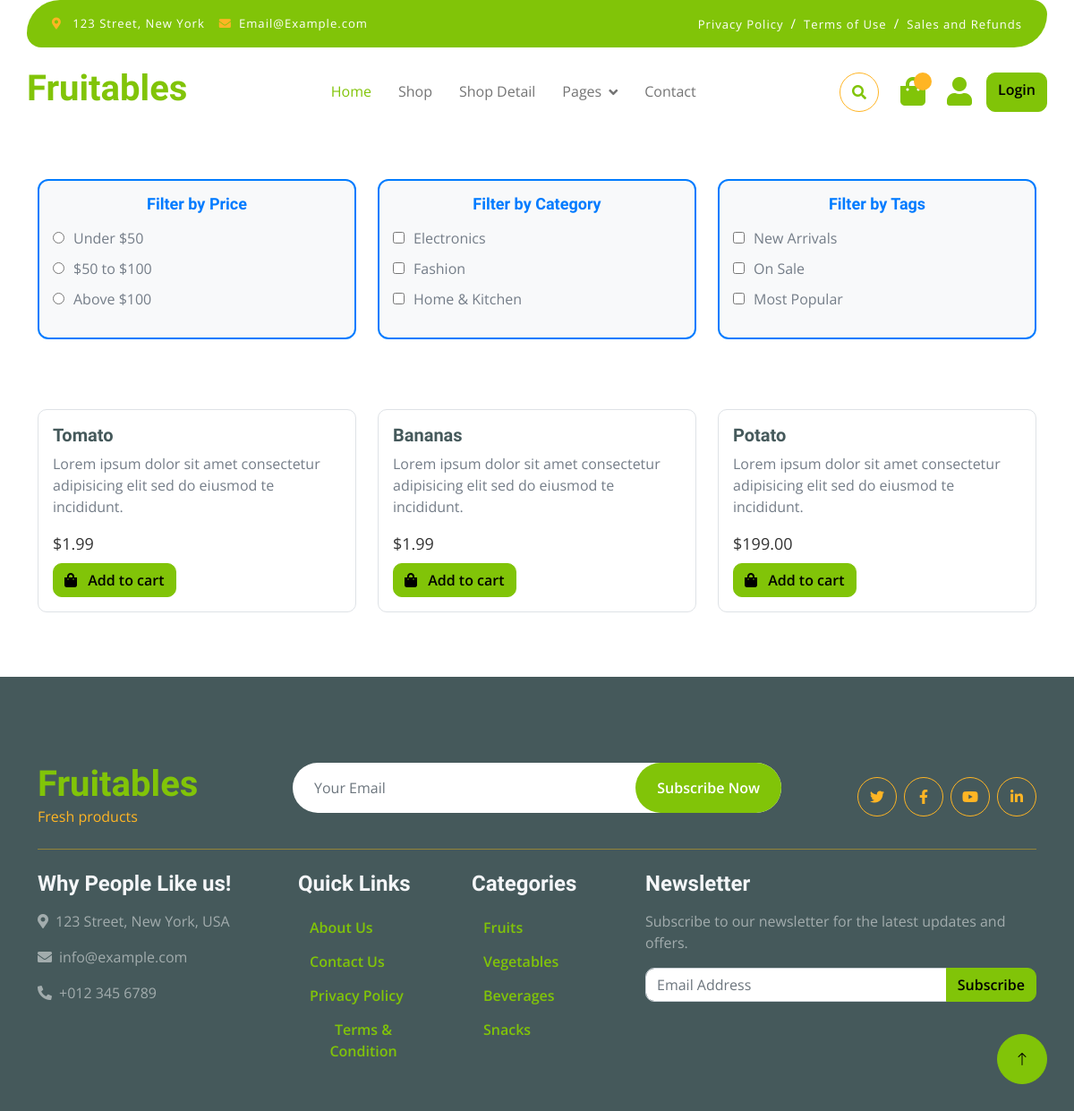
The app's page /product/ with its own data.
### core/models.py (models this page shows, shortened)
class Product(models.Model):
    pid = ShortUUIDField(unique=True, length=10,max_length=20,prefix="cat",alphabet="sbjahdnck")
    title = models.CharField(max_length=100,default="Tomato")
    image = models.ImageField(upload_to=user_directory_path, default="vegetable-item-1.jpg")
    description = models.TextField(null=True, blank=True, default="This is the product")
    user = models.ForeignKey(User,on_delete=models.SET_NULL,null=True)
    category = models.ForeignKey(Category,on_delete=models.SET_NULL,null=True,related_name="category")
    price = models.DecimalField(max_digits=9999999999,decimal_places=2,default=1.99)
    old_price = models.DecimalField(max_digits=9999999999,decimal_places=2,default=1.99)
    specifications = models.TextField(null=True, blank=True)
    product_status = models.CharField(choices=STATUS, max_length=10,default="in_review")
    status = models.BooleanField(default=True)
    in_stock = models.BooleanField(default=True)
    featured = models.BooleanField(default=True)
    digital = models.BooleanField(default=True)
    sku = ShortUUIDField(unique=True, length=4, max_length=10, prefix = "sku", alphabet = "1234567890")
    date = models.DateTimeField(auto_now_add=True)
    updated = models.DateTimeField(null=True, blank=True)
    class Meta:
        verbose_name_plural = "Products"

### core/views.py (the view)
# urls.py: path('product/',views.product_list_view,name="product-list"),
def product_list_view(request):
    products = Product.objects.filter(product_status="published",featured=True)
    context = {
        "products":products
    }
    return  render(request,"core/product-list.html",context)

### templates/core/product-list.html
{% extends 'partials/base.html' %}
{% load static %}
{% block content %}
<div class="container" style="margin-top: 200px;">
    <div class="row mb-5">
        <div class="col-md-4">
            <div class="filter-group">
                <h3 class="text-center">Filter by Price</h3>
                <ul>
                    <li><input type="radio" id="price1" name="price" value="under50"> <label for="price1">Under $50</label></li>
                    <li><input type="radio" id="price2" name="price" value="50to100"> <label for="price2">$50 to $100</label></li>
                    <li><input type="radio" id="price3" name="price" value="above100"> <label for="price3">Above $100</label></li>
                </ul>
            </div>
        </div>
        <div class="col-md-4">
            <div class="filter-group">
                <h3 class="text-center">Filter by Category</h3>
                <ul>
                    <li><input type="checkbox" id="category1" name="category" value="electronics"> <label for="category1">Electronics</label></li>
                    <li><input type="checkbox" id="category2" name="category" value="fashion"> <label for="category2">Fashion</label></li>
                    <li><input type="checkbox" id="category3" name="category" value="home"> <label for="category3">Home & Kitchen</label></li>
                </ul>
            </div>
        </div>
        <div class="col-md-4">
            <div class="filter-group">
                <h3 class="text-center">Filter by Tags</h3>
                <ul>
                    <li><input type="checkbox" id="tag1" name="tag" value="new"> <label for="tag1">New Arrivals</label></li>
                    <li><input type="checkbox" id="tag2" name="tag" value="sale"> <label for="tag2">On Sale</label></li>
                    <li><input type="checkbox" id="tag3" name="tag" value="popular"> <label for="tag3">Most Popular</label></li>
                </ul>
            </div>
        </div>
    </div>
    <div class="row">
        {% for p in products %}
        <div class="col-md-4 mb-4">
            <div class="card h-100">
                <div class="card-body">
                    <h5 class="card-title font-weight-bold">{{ p.title }}</h5>
                    <p class="card-text">Lorem ipsum dolor sit amet consectetur adipisicing elit sed do eiusmod te incididunt.</p>
                    <div class="product-price mb-2">
                        <span class="font-weight-bold">${{ p.price }}</span>
                    </div>
                    <a href="#" class="btn btn-primary"><i class="fa fa-shopping-bag me-2"></i> Add to cart</a>
                </div>
            </div>
        </div>
        {% endfor %}
    </div>
</div>
{% endblock content %}

### static/assets/css/style.css (style rules this page uses)
.btn { font-weight: 600; transition: .5s; }
.filter-group { border: 2px solid #007bff; border-radius: 12px; padding: 15px; background-color: #f8f9fa; margin-bottom: 30px; }
.filter-group h3 { font-size: 18px; margin-bottom: 15px; color: #007bff; }
.filter-group ul { padding-left: 0; }
.filter-group li { margin-bottom: 10px; display: flex; align-items: center; }
.filter-group input[type="radio"], .filter-group input[type="checkbox"] { margin-right: 10px; }
.card { border: 1px solid #dee2e6; border-radius: 10px; transition: box-shadow 0.3s ease; }
.product-price { font-size: 18px; color: #333; }

### records on screen
Product: title "Tomato", price "1.99"
Product: title "Bananas", price "1.99"
Product: title "Potato", price "199.00"
